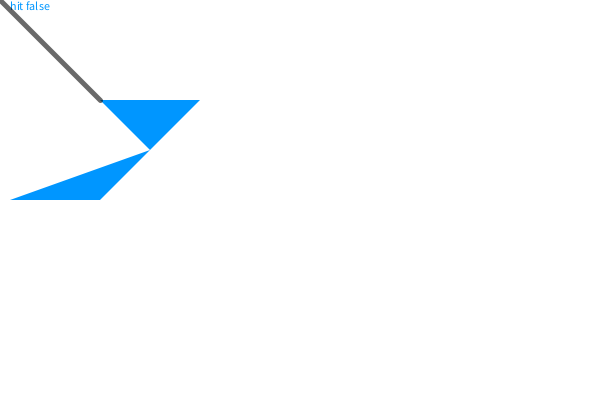
Frame 1 (no input)
Frame 60 (the mouse pressed at the canvas centre just before this capture): identical to frame 1, image omitted
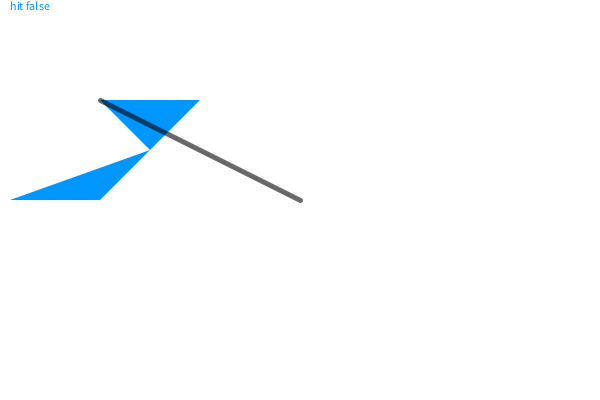
Frame 120 (the mouse held since frame 60 and released just before this capture)

The Processing sketch that drew these frames (run headless with seeded random() and noise(); from frame 60 on, the mouse is pressed at the canvas centre):

// Processing sketch: poly_line_collision
// ── poly_line_collision.pde
//https://discourse.processing.org/t/check-if-line-intersects-a-polygon/16978/8

float x1 = 0;    // line position (set by mouse)
float y1 = 0;
float x2 = 100;   // fixed end
float y2 = 100;

// array of PVectors, one for each vertex in the polygon
PVector[] vertices = new PVector[5];


void setup() {
  size(600, 400);
  noCursor();

  strokeWeight(5);  // make the line easier to see
  
  vertices[0] = new PVector(100,100);
  vertices[1] = new PVector(200,100);
  vertices[2] = new PVector(100,200);
  vertices[3] = new PVector(10,200);
  vertices[4] = new PVector(150,150);  
}

void draw() {
  background(255);

  // update line to mouse coordinates
  x1 = mouseX;
  y1 = mouseY;

  // check for collision
  // if hit, change fill color
  //boolean hit = polyLine(vertices, x1, y1, x2, y2);
  boolean hit = contains(vertices, x1, y1);
  //if (hit) hit = polyLine(vertices, x1, y1, x2, y2); 
  if (hit) fill(255, 150, 0);
  else fill(0, 150, 255);
  
  text("hit " + str(hit), 10, 10);

  // draw the polygon using beginShape()
  noStroke();
  beginShape();
  for (PVector v : vertices) {
    vertex(v.x, v.y);
  }
  endShape(CLOSE);

  // draw line
  stroke(0, 150);
  line(x1, y1, x2, y2);
}


// POLYGON/LINE
boolean polyLine(PVector[] vertices, float x1, float y1, float x2, float y2) {

  // go through each of the vertices, plus the next
  // vertex in the list
  int next = 0;
  for (int current=0; current<vertices.length; current++) {

    // get next vertex in list
    // if we've hit the end, wrap around to 0
    next = current+1;
    if (next == vertices.length) next = 0;

    // get the PVectors at our current position
    // extract X/Y coordinates from each
    float x3 = vertices[current].x;
    float y3 = vertices[current].y;
    float x4 = vertices[next].x;
    float y4 = vertices[next].y;

    // do a Line/Line comparison
    // if true, return 'true' immediately and
    // stop testing (faster)
    boolean hit = lineLine(x1, y1, x2, y2, x3, y3, x4, y4);
    if (hit) {
      return true;
    }
  }
  // never got a hit
  return false;
}

// LINE/LINE
boolean lineLine(float x1, float y1, float x2, float y2, float x3, float y3, float x4, float y4) {

  // calculate the direction of the lines
  float uA = ((x4-x3)*(y1-y3) - (y4-y3)*(x1-x3)) / ((y4-y3)*(x2-x1) - (x4-x3)*(y2-y1));
  float uB = ((x2-x1)*(y1-y3) - (y2-y1)*(x1-x3)) / ((y4-y3)*(x2-x1) - (x4-x3)*(y2-y1));

  // if uA and uB are between 0-1, lines are colliding
  if (uA >= 0 && uA <= 1 && uB >= 0 && uB <= 1) {
    return true;
  }
  return false;
}


boolean contains(PVector[] vertices, float x, float y){
    int N = vertices.length;
    boolean isInside = false;
    for (int i = 0; i < N; i++){
        PVector v1 = vertices[(i+1)%N];
        PVector v2 = vertices[i];
        if ((v2.y > y) != (v1.y > y)){
            if (x < (v1.x - v2.x) * (y - v2.y) / (v1.y - v2.y) + v2.x){
                isInside = !isInside;
             }
         }
    }
  return isInside;
}
